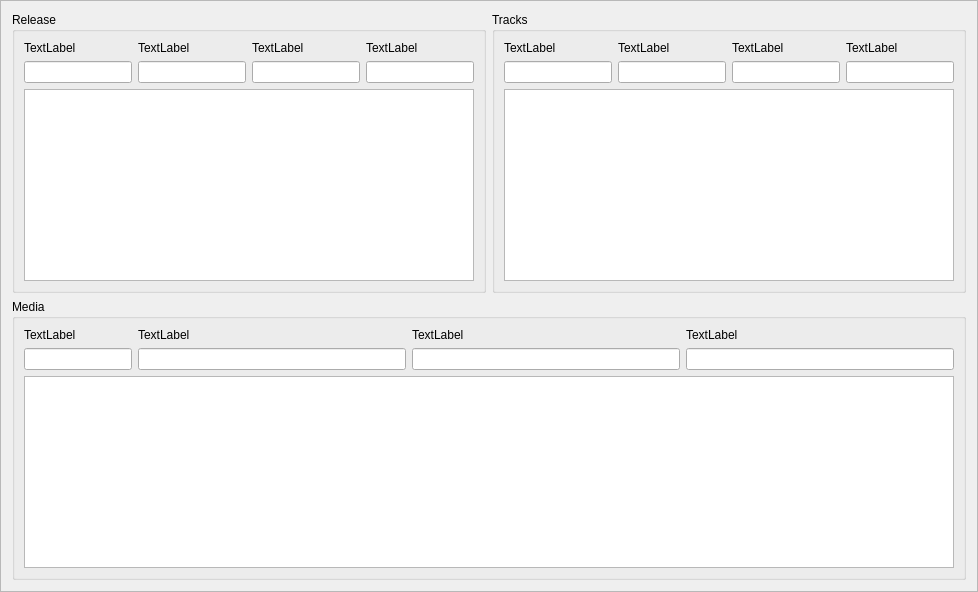
             <widget class="QFrame" name="ReleaseBrowser_layout">
              <property name="minimumSize">
               <size>
                <width>0</width>
                <height>400</height>
               </size>
              </property>
              <property name="frameShape">
               <enum>QFrame::StyledPanel</enum>
              </property>
              <property name="frameShadow">
               <enum>QFrame::Raised</enum>
              </property>
              <layout class="QGridLayout" name="gridLayout_3">
               <item row="0" column="0">
                <widget class="QGroupBox" name="gBox_release_2">
                 <property name="title">
                  <string>Release</string>
                 </property>
                 <layout class="QHBoxLayout" name="horizontalLayout_23">
                  <item>
                   <layout class="QGridLayout" name="gridLayout_15">
                    <item row="0" column="3">
                     <widget class="QLabel" name="label_40">
                      <property name="text">
                       <string>TextLabel</string>
                      </property>
                     </widget>
                    </item>
                    <item row="0" column="4">
                     <widget class="QLabel" name="label_42">
                      <property name="text">
                       <string>TextLabel</string>
                      </property>
                     </widget>
                    </item>
                    <item row="1" column="4">
                     <widget class="QLineEdit" name="lineEdit_13"/>
                    </item>
                    <item row="1" column="0" colspan="2">
                     <widget class="QLineEdit" name="lineEdit_14"/>
                    </item>
                    <item row="0" column="0">
                     <widget class="QLabel" name="label_43">
                      <property name="text">
                       <string>TextLabel</string>
                      </property>
                     </widget>
                    </item>
                    <item row="1" column="2">
                     <widget class="QLineEdit" name="lineEdit_15"/>
                    </item>
                    <item row="1" column="3">
                     <widget class="QLineEdit" name="lineEdit_16"/>
                    </item>
                    <item row="0" column="2">
                     <widget class="QLabel" name="label_44">
                      <property name="text">
                       <string>TextLabel</string>
                      </property>
                     </widget>
                    </item>
                    <item row="2" column="0" colspan="5">
                     <widget class="MyTreeView" name="treeView_db_labels"/>
                    </item>
                   </layout>
                  </item>
                 </layout>
                </widget>
               </item>
               <item row="0" column="1">
                <widget class="QGroupBox" name="gBox_Tracks_2">
                 <property name="title">
                  <string>Tracks</string>
                 </property>
                 <layout class="QHBoxLayout" name="horizontalLayout_24">
                  <item>
                   <layout class="QGridLayout" name="gridLayout_16">
                    <item row="0" column="3">
                     <widget class="QLabel" name="label_45">
                      <property name="text">
                       <string>TextLabel</string>
                      </property>
                     </widget>
                    </item>
                    <item row="0" column="4">
                     <widget class="QLabel" name="label_46">
                      <property name="text">
                       <string>TextLabel</string>
                      </property>
                     </widget>
                    </item>
                    <item row="1" column="4">
                     <widget class="QLineEdit" name="lineEdit_17"/>
                    </item>
                    <item row="0" column="0">
                     <widget class="QLabel" name="label_47">
                      <property name="text">
                       <string>TextLabel</string>
                      </property>
                     </widget>
                    </item>
                    <item row="1" column="0" colspan="2">
                     <widget class="QLineEdit" name="lineEdit_18"/>
                    </item>
                    <item row="0" column="2">
                     <widget class="QLabel" name="label_48">
                      <property name="text">
                       <string>TextLabel</string>
                      </property>
                     </widget>
                    </item>
                    <item row="1" column="2">
                     <widget class="QLineEdit" name="lineEdit_19"/>
                    </item>
                    <item row="1" column="3">
                     <widget class="QLineEdit" name="lineEdit_20"/>
                    </item>
                    <item row="2" column="0" colspan="5">
                     <widget class="MyTreeView" name="treeView_db_releases"/>
                    </item>
                   </layout>
                  </item>
                 </layout>
                </widget>
               </item>
               <item row="1" column="0" colspan="2">
                <widget class="QGroupBox" name="gBox_media_2">
                 <property name="title">
                  <string>Media </string>
                 </property>
                 <layout class="QHBoxLayout" name="horizontalLayout_25">
                  <item>
                   <layout class="QGridLayout" name="gridLayout_17">
                    <item row="0" column="3">
                     <widget class="QLabel" name="label_49">
                      <property name="text">
                       <string>TextLabel</string>
                      </property>
                     </widget>
                    </item>
                    <item row="0" column="4">
                     <widget class="QLabel" name="label_50">
                      <property name="text">
                       <string>TextLabel</string>
                      </property>
                     </widget>
                    </item>
                    <item row="1" column="4">
                     <widget class="QLineEdit" name="lineEdit_21"/>
                    </item>
                    <item row="0" column="0">
                     <widget class="QLabel" name="label_51">
                      <property name="text">
                       <string>TextLabel</string>
                      </property>
                     </widget>
                    </item>
                    <item row="1" column="0" colspan="2">
                     <widget class="QLineEdit" name="lineEdit_22"/>
                    </item>
                    <item row="0" column="2">
                     <widget class="QLabel" name="label_52">
                      <property name="text">
                       <string>TextLabel</string>
                      </property>
                     </widget>
                    </item>
                    <item row="1" column="2">
                     <widget class="QLineEdit" name="lineEdit_23"/>
                    </item>
                    <item row="1" column="3">
                     <widget class="QLineEdit" name="lineEdit_24"/>
                    </item>
                    <item row="2" column="0" colspan="5">
                     <widget class="MyTreeView" name="treeView_db_tracks"/>
                    </item>
                   </layout>
                  </item>
                 </layout>
                </widget>
               </item>
              </layout>
             </widget>
